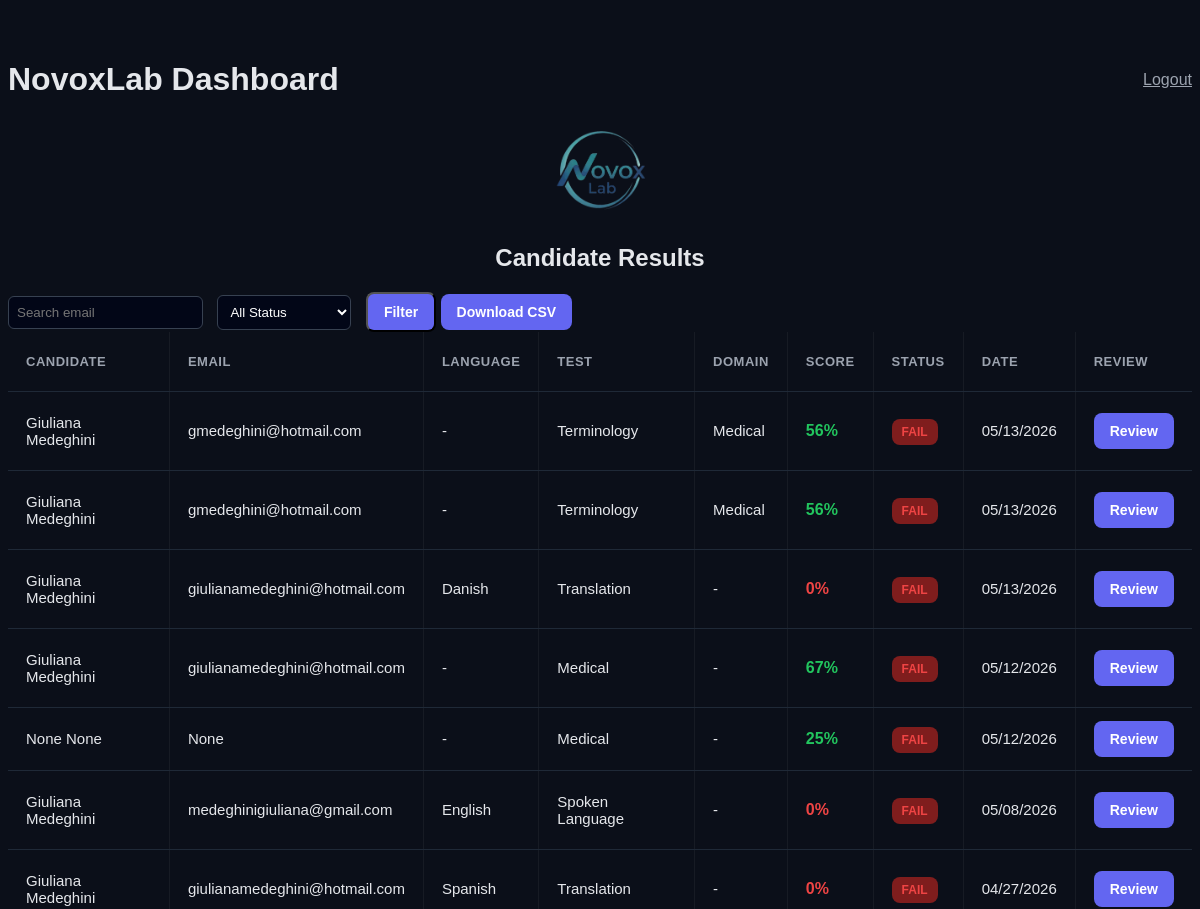
Page /dashboard (signed in, upper part) on the earlier database version.
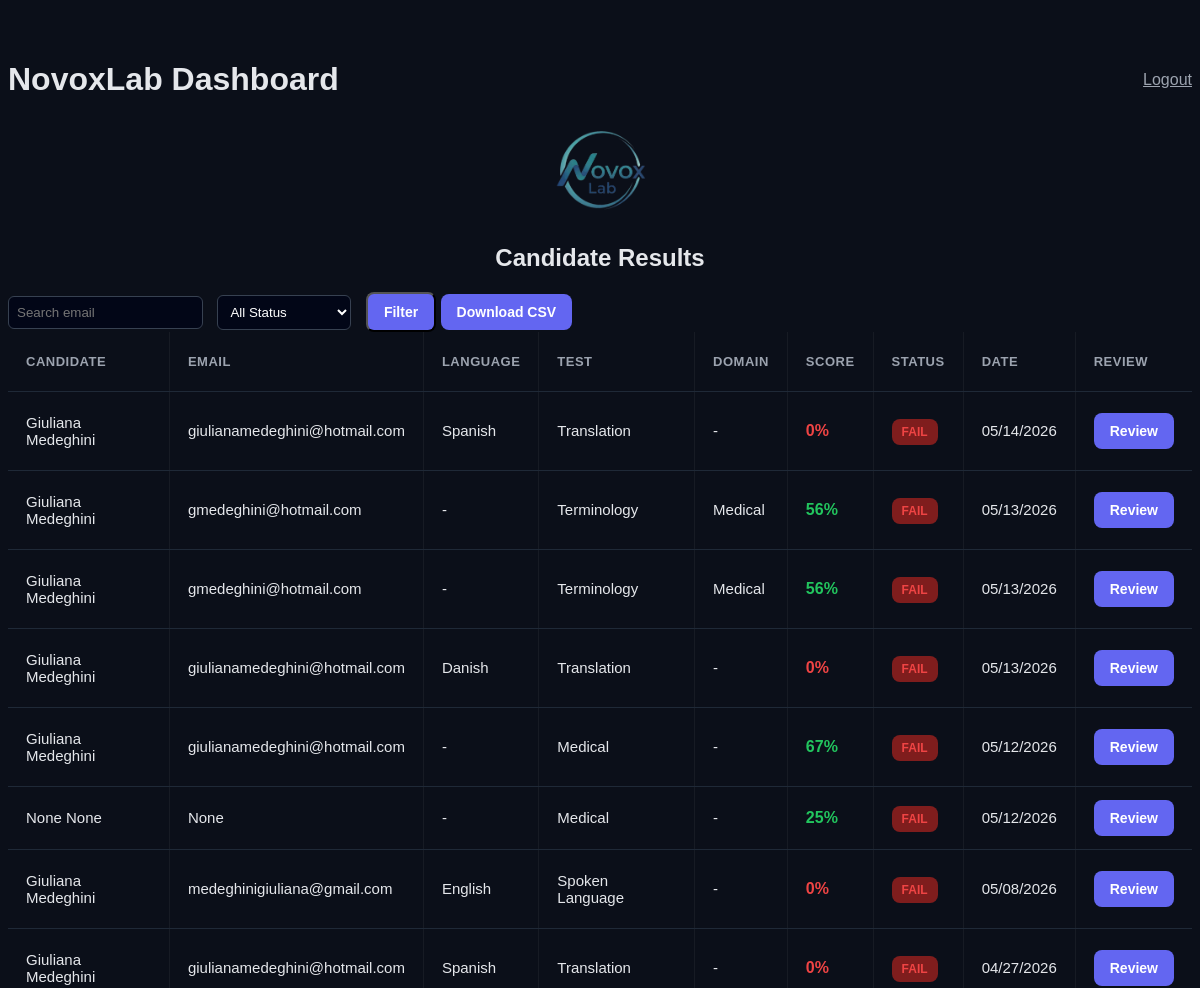
Same page on the later database version.
### tables this page shows
CREATE TABLE results (
        id INTEGER PRIMARY KEY AUTOINCREMENT,
        first_name TEXT,
        last_name TEXT,
        email TEXT,
        test_type TEXT,
        language TEXT,
        answer TEXT,

        translation_score TEXT,
        interpretation_score TEXT,
        status TEXT,

        audio1 TEXT,
        audio2 TEXT,
        audio3 TEXT,
        audio4 TEXT,

        transcription1 TEXT,
        transcription2 TEXT,
        transcription3 TEXT,
        transcription4 TEXT,

        created_at TEXT
    , editing_score TEXT, final_score REAL, post_edit_score TEXT, gleu_score REAL, bleu_score REAL, ter_score REAL, ai_component REAL, bleu_component REAL, ter_component REAL, t1_en TEXT, t2_en TEXT, t3_en TEXT, t4_en TEXT, flag TEXT, step1_original TEXT, step2_original TEXT, step1_answer TEXT, step2_answer TEXT, rev_transcription1 TEXT, rev_transcription2 TEXT, rev_transcription3 TEXT, rev_transcription4 TEXT, domain TEXT);

### app.py (the view)
@app.route("/dashboard")
def dashboard():
    try:
        if not session.get("logged_in"):
            return redirect(url_for("login"))
        conn = sqlite3.connect(DB_PATH)
        conn.row_factory = sqlite3.Row
        c = conn.cursor()
        search = request.args.get("search", "")
        status_filter = request.args.get("status", "")
        query = "SELECT * FROM results WHERE 1=1"
        params = []
        if search:
            query += " AND email LIKE ?"
            params.append(f"%{search}%")
        if status_filter:
            query += " AND status = ?"
            params.append(status_filter)
        query += " ORDER BY created_at DESC"
        c.execute(query, params)
        results = c.fetchall()
        conn.close()
        return render_template("dashboard.html", results=results)
    except Exception as e:
        return str(e)

### templates/dashboard.html (shortened to what this page needs)
<!DOCTYPE html>
<html>
<head>
</head>
<body>
<div class="container">
<div style="display:flex; justify-content:space-between; align-items:center;">
    <h1>NovoxLab Dashboard</h1>
    <a href="/logout" style="color:#9ca3af;">Logout</a>
</div>
<div style="text-align:center; margin-bottom:20px;">
  <img src="{{ url_for('static', filename='images/logo.png') }}" style="height:100px;">
  <h2>Candidate Results</h2>
</div>
<form method="GET">
  <input type="text" name="search" placeholder="Search email" value="{{ request.args.get('search', '') }}">
 <select name="status">
  <option value="">All Status</option>
 </select>
  <button class="button">Filter</button>
  <a href="/download" class="button">Download CSV</a>
</form>
<div class="table-wrapper">
<table>
  <thead>
    <tr>
      <th>Candidate</th>
      <th>Email</th>
      <th>Language</th>
      <th>Test</th>
      <th>Domain</th>
      <th>Score</th>
      <th>Status</th>
      <th>Date</th>
      <th>Review</th>
    </tr>
  </thead>
  <tbody>
    {% for r in results %}
    <tr {% if r.flag == "AI suspected" %}style="background:#1f2937;"{% endif %}>
      <td>{{ r.first_name }} {{ r.last_name }}</td>
      <td>{{ r.email }}</td>
      <td>{{ r.language or "-" }}</td>
      <td>
        {% if r.test_type == "post_editing" %}
          Post-MT Editing
        {% elif r.test_type == "language_test" %}
          Spoken Language
        {% elif r.test_type == "terminology" %}
          Terminology
        {% else %}
          {{ r.test_type|replace("_", " ")|title }}
        {% endif %}
      </td>
      <td>
        {{ r.domain.replace("_", " ")|title if r.domain else "-" }}
      </td>
      <td>
        <strong style="font-size:16px;">
          {% if r.final_score is not none %}
          {% set score = "%.0f"|format(r.final_score) %}
          {% if r.final_score >= 8 or r.final_score >= 80 %}
            <span style="color:#22c55e;">{{ score }}%</span>
          {% elif r.final_score >= 6 or r.final_score >= 60 %}
            <span style="color:#f59e0b;">{{ score }}%</span>
          {% else %}
            <span style="color:#ef4444;">{{ score }}%</span>
          {% endif %}
          {% else %}
            -
          {% endif %}
        </strong>
      </td>
      <td>
        {% if r.status == "PASSED" or r.status == "STRONG PASS" %}
          <span style="
            background:#064e3b;
            color:#22c55e;
            padding:6px 10px;
            border-radius:8px;
            font-size:12px;
            font-weight:bold;
          ">
            PASS
          </span>
        {% else %}
          <span style="
             background:#7f1d1d;
             color:#ef4444;
             padding:6px 10px;
             border-radius:8px;
             font-size:12px;
             font-weight:bold;
          ">
             FAIL
          </span>
         {% endif %}
       </td>
       <td>
         {{ r.created_at[5:7] }}/{{ r.created_at[8:10] }}/{{ r.created_at[0:4] }}
       </td>
       <td>
         <a href="/result/{{ r.id }}" class="button">
           Review
         </a>
       </td>
    </tr>
    {% endfor %}
  </tbody>
</table>
</div>
</div>
</body>
</html>

Differences in the rows shown:
added results: first_name "Giuliana", last_name "Medeghini", email "giulianamedeghini@hotmail.com", language "Spanish", test_type "Translation", domain.replace "-", score "0", status "FAIL", created_at "05", created_at "14", created_at "2026"
